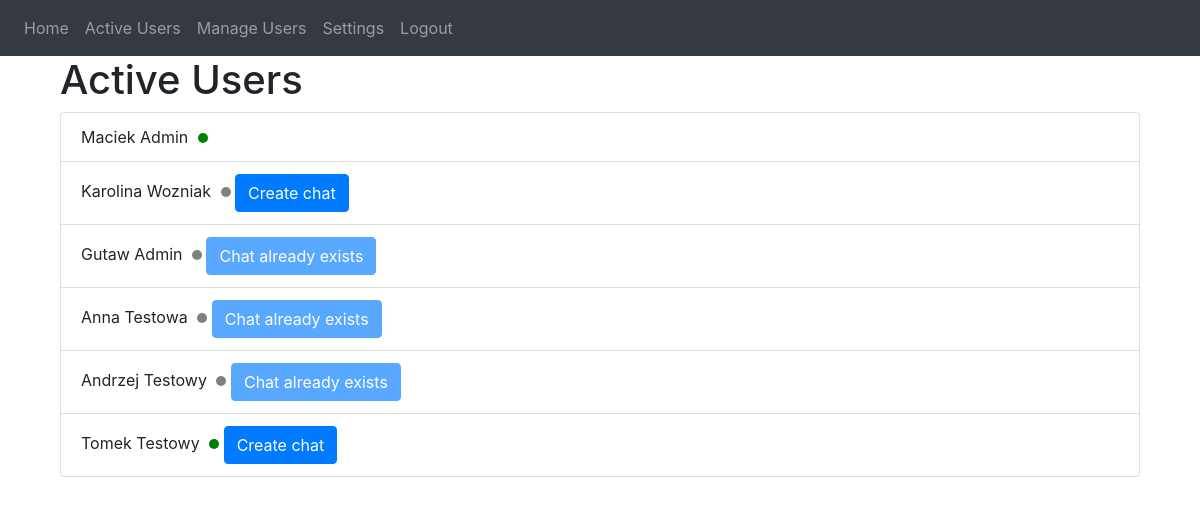
Page /active (signed in) on the earlier database version.
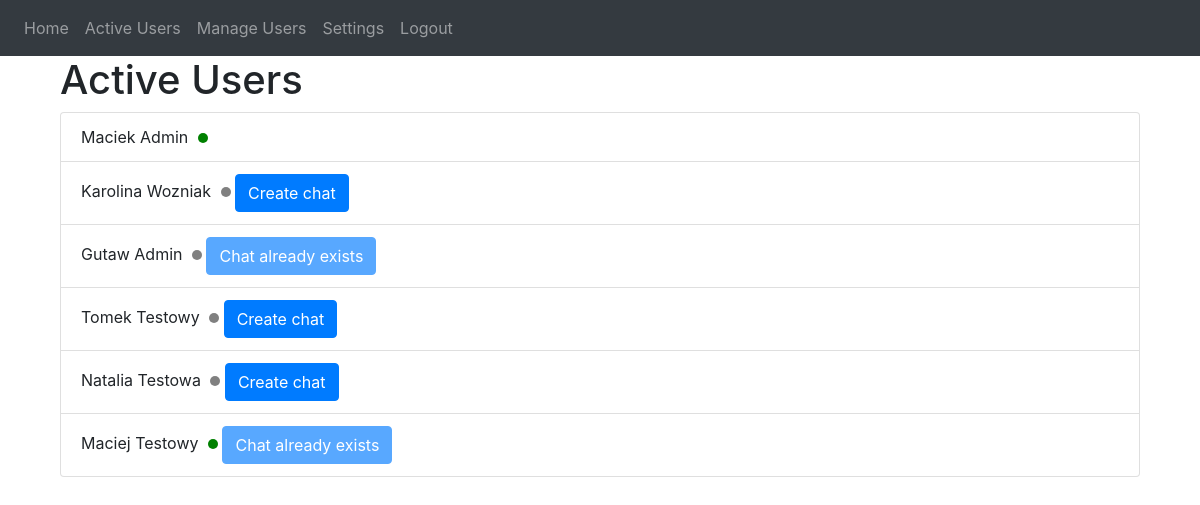
Same page on the later database version.
### website/models.py (models this page shows)
class User(db.Model, UserMixin):
    id = db.Column(db.Integer, primary_key=True)
    first_name = db.Column(db.String(50), nullable=False)
    last_name = db.Column(db.String(50), nullable=False)
    email = db.Column(db.String(100), unique=True, nullable=False)
    password = db.Column(db.String(100), nullable=False)
    is_moderator = db.Column(db.Boolean, default=False)
    is_online = db.Column(db.Boolean, default=True)
    last_seen = db.Column(db.DateTime(timezone=True), default=func.now())

### website/views.py (the view)
@views.route('/active', methods=['GET', 'POST'])
def active():
    users = User.query.all()
    chats = Chat.query.all()
    def is_user_online(user):
        return user.is_online
    return render_template('active.html', users=users, user=current_user, chats=chats, is_user_online=is_user_online)

### website/__init__.py (called while the page is built)
def create_app():
    app = Flask(__name__)
    app.config['SECRET_KEY'] = 'hjshjhdjah kjshkjdhjs'
    app.config['SQLALCHEMY_DATABASE_URI'] = f'sqlite:///{DB_NAME}'
    db.init_app(app)
    socketio.init_app(app)
    from .views import views
    from .auth import auth
    app.register_blueprint(views, url_prefix='/')
    app.register_blueprint(auth, url_prefix='/')
    from .models import User
    with app.app_context():
        db.create_all()
    login_manager = LoginManager()
    login_manager.login_view = 'auth.login'
    login_manager.init_app(app)
    @login_manager.user_loader
    def load_user(id):
        return User.query.get(int(id))
    return app

### website/views.py (called while the page is built)
@views.before_request
@login_required
def update_last_seen():
    user = User.query.filter_by(id=current_user.id).first()
    if user:
        user.is_online = True
        user.last_seen = datetime.now()
        db.session.commit()

### website/templates/active.html (shortened to what this page needs)
{% extends "base.html" %}
{% block content %}
<div class="container">
	<h1>Active Users</h1>
	<ul class="list-group">
		{% for user in users %}
		<li class="list-group-item">
			{{ user.first_name }} {{ user.last_name }}
			{% if user.is_online %}
			<span class="dot dot-green"></span>
			{% else %}
			<span class="dot dot-gray"></span>
			{% endif %}
			{% if user.id != current_user.id %}
				{% set chat_exists = [] %}
				{% for chat in chats %}
					{% if chat.user1_id == current_user.id and chat.user2_id == user.id %}
						{% set temp = chat_exists.append(true)%}
					{% elif chat.user1_id == user.id and chat.user2_id == current_user.id %}
						{% set temp = chat_exists.append(true) %}
					{% endif %}
				{% endfor %}
				{% if chat_exists %}
					<button class="btn btn-primary create-chat-btn" data-userid="exists" disabled>
						Chat already exists
					</button>
				{% else %}
					<button class="btn btn-primary create-chat-btn" data-userid="{{ user.id }}">
						Create chat
					</button>
				{% endif %}
			{% endif %}
		</li>
		{% endfor %}
	</ul>
</div>
{% endblock %}

Differences in the rows shown:
removed User: first_name "Anna", last_name "Testowa", is_online False (drawn), shows "Chat already exists"
removed User: first_name "Andrzej", last_name "Testowy", is_online False (drawn), shows "Chat already exists"
changed User "Tomek": is_online True → False (drawn)
added User: first_name "Natalia", last_name "Testowa", is_online False (drawn)
added User: first_name "Maciej", last_name "Testowy", is_online True (drawn), shows "Chat already exists"
